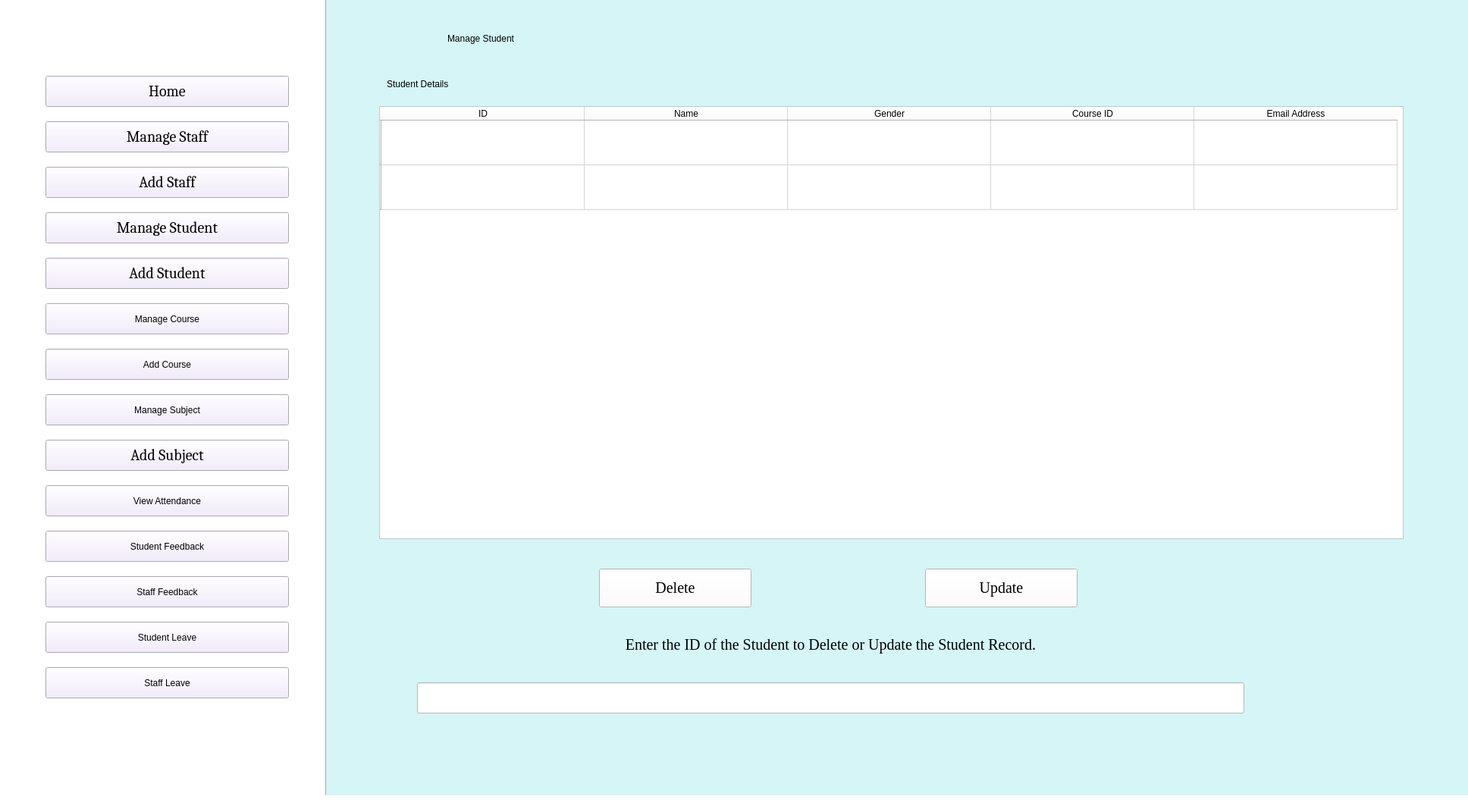
<?xml version="1.0" encoding="UTF-8"?>
<ui version="4.0">
 <class>AdminHomePage</class>
 <widget class="QMainWindow" name="AdminHomePage">
  <property name="enabled">
   <bool>true</bool>
  </property>
  <property name="geometry">
   <rect>
    <x>0</x>
    <y>0</y>
    <width>1936</width>
    <height>1071</height>
   </rect>
  </property>
  <property name="windowTitle">
   <string>Admin Home Page</string>
  </property>
  <property name="styleSheet">
   <string notr="true">background-color: rgb(255, 225, 198);
background-color: rgb(255, 255, 255);
</string>
  </property>
  <widget class="QWidget" name="centralwidget">
   <widget class="QPushButton" name="Home_b">
    <property name="geometry">
     <rect>
      <x>60</x>
      <y>100</y>
      <width>321</width>
      <height>41</height>
     </rect>
    </property>
    <property name="font">
     <font>
      <family>Cambria</family>
      <pointsize>15</pointsize>
      <weight>50</weight>
      <italic>false</italic>
      <bold>false</bold>
     </font>
    </property>
    <property name="styleSheet">
     <string notr="true">font: 15pt &quot;Cambria&quot;;
background-color: rgb(241, 231, 254);</string>
    </property>
    <property name="text">
     <string>Home</string>
    </property>
   </widget>
   <widget class="QPushButton" name="ManageStaff_b">
    <property name="geometry">
     <rect>
      <x>60</x>
      <y>160</y>
      <width>321</width>
      <height>41</height>
     </rect>
    </property>
    <property name="font">
     <font>
      <family>Cambria</family>
      <pointsize>15</pointsize>
      <weight>50</weight>
      <italic>false</italic>
      <bold>false</bold>
     </font>
    </property>
    <property name="styleSheet">
     <string notr="true">font: 15pt &quot;Cambria&quot;;
background-color: rgb(241, 231, 254);</string>
    </property>
    <property name="text">
     <string>Manage Staff</string>
    </property>
   </widget>
   <widget class="QPushButton" name="AddStaff_b">
    <property name="geometry">
     <rect>
      <x>60</x>
      <y>220</y>
      <width>321</width>
      <height>41</height>
     </rect>
    </property>
    <property name="font">
     <font>
      <family>Cambria</family>
      <pointsize>15</pointsize>
      <weight>50</weight>
      <italic>false</italic>
      <bold>false</bold>
     </font>
    </property>
    <property name="styleSheet">
     <string notr="true">font: 15pt &quot;Cambria&quot;;
background-color: rgb(241, 231, 254);</string>
    </property>
    <property name="text">
     <string>Add Staff</string>
    </property>
   </widget>
   <widget class="QPushButton" name="AddStudent_b">
    <property name="geometry">
     <rect>
      <x>60</x>
      <y>340</y>
      <width>321</width>
      <height>41</height>
     </rect>
    </property>
    <property name="font">
     <font>
      <family>Cambria</family>
      <pointsize>15</pointsize>
      <weight>50</weight>
      <italic>false</italic>
      <bold>false</bold>
     </font>
    </property>
    <property name="styleSheet">
     <string notr="true">font: 15pt &quot;Cambria&quot;;
background-color: rgb(241, 231, 254);</string>
    </property>
    <property name="text">
     <string>Add Student</string>
    </property>
   </widget>
   <widget class="QPushButton" name="ManageCourse_b">
    <property name="geometry">
     <rect>
      <x>60</x>
      <y>400</y>
      <width>321</width>
      <height>41</height>
     </rect>
    </property>
    <property name="styleSheet">
     <string notr="true">font: 15pt &quot;Cambria&quot;;
background-color: rgb(241, 231, 254);</string>
    </property>
    <property name="text">
     <string>Manage Course</string>
    </property>
   </widget>
   <widget class="QPushButton" name="AddCourse_b">
    <property name="geometry">
     <rect>
      <x>60</x>
      <y>460</y>
      <width>321</width>
      <height>41</height>
     </rect>
    </property>
    <property name="styleSheet">
     <string notr="true">font: 15pt &quot;Cambria&quot;;
background-color: rgb(241, 231, 254);</string>
    </property>
    <property name="text">
     <string>Add Course</string>
    </property>
   </widget>
   <widget class="QPushButton" name="ManageSubject_b">
    <property name="geometry">
     <rect>
      <x>60</x>
      <y>520</y>
      <width>321</width>
      <height>41</height>
     </rect>
    </property>
    <property name="styleSheet">
     <string notr="true">font: 15pt &quot;Cambria&quot;;
background-color: rgb(241, 231, 254);</string>
    </property>
    <property name="text">
     <string>Manage Subject</string>
    </property>
   </widget>
   <widget class="QPushButton" name="AddSubject_b">
    <property name="geometry">
     <rect>
      <x>60</x>
      <y>580</y>
      <width>321</width>
      <height>41</height>
     </rect>
    </property>
    <property name="font">
     <font>
      <family>Cambria</family>
      <pointsize>15</pointsize>
      <weight>50</weight>
      <italic>false</italic>
      <bold>false</bold>
     </font>
    </property>
    <property name="styleSheet">
     <string notr="true">font: 15pt &quot;Cambria&quot;;
background-color: rgb(241, 231, 254);</string>
    </property>
    <property name="text">
     <string>Add Subject</string>
    </property>
   </widget>
   <widget class="QPushButton" name="ViewAttendance_b">
    <property name="geometry">
     <rect>
      <x>60</x>
      <y>640</y>
      <width>321</width>
      <height>41</height>
     </rect>
    </property>
    <property name="styleSheet">
     <string notr="true">font: 15pt &quot;Cambria&quot;;
background-color: rgb(241, 231, 254);</string>
    </property>
    <property name="text">
     <string>View Attendance</string>
    </property>
   </widget>
   <widget class="QPushButton" name="StudentFeedback_b">
    <property name="geometry">
     <rect>
      <x>60</x>
      <y>700</y>
      <width>321</width>
      <height>41</height>
     </rect>
    </property>
    <property name="styleSheet">
     <string notr="true">font: 15pt &quot;Cambria&quot;;
background-color: rgb(241, 231, 254);</string>
    </property>
    <property name="text">
     <string>Student Feedback</string>
    </property>
   </widget>
   <widget class="QPushButton" name="StaffFeedback_b">
    <property name="geometry">
     <rect>
      <x>60</x>
      <y>760</y>
      <width>321</width>
      <height>41</height>
     </rect>
    </property>
    <property name="styleSheet">
     <string notr="true">font: 15pt &quot;Cambria&quot;;
background-color: rgb(241, 231, 254);</string>
    </property>
    <property name="text">
     <string>Staff Feedback</string>
    </property>
   </widget>
   <widget class="QPushButton" name="StudentLeave_b">
    <property name="geometry">
     <rect>
      <x>60</x>
      <y>820</y>
      <width>321</width>
      <height>41</height>
     </rect>
    </property>
    <property name="styleSheet">
     <string notr="true">font: 15pt &quot;Cambria&quot;;
background-color: rgb(241, 231, 254);</string>
    </property>
    <property name="text">
     <string>Student Leave</string>
    </property>
   </widget>
   <widget class="QPushButton" name="ManageStudent_b">
    <property name="geometry">
     <rect>
      <x>60</x>
      <y>280</y>
      <width>321</width>
      <height>41</height>
     </rect>
    </property>
    <property name="font">
     <font>
      <family>Cambria</family>
      <pointsize>15</pointsize>
      <weight>50</weight>
      <italic>false</italic>
      <bold>false</bold>
     </font>
    </property>
    <property name="styleSheet">
     <string notr="true">font: 15pt &quot;Cambria&quot;;
background-color: rgb(241, 231, 254);</string>
    </property>
    <property name="text">
     <string>Manage Student</string>
    </property>
   </widget>
   <widget class="QPushButton" name="StaffLeave_b">
    <property name="geometry">
     <rect>
      <x>60</x>
      <y>880</y>
      <width>321</width>
      <height>41</height>
     </rect>
    </property>
    <property name="styleSheet">
     <string notr="true">font: 15pt &quot;Cambria&quot;;
background-color: rgb(241, 231, 254);</string>
    </property>
    <property name="text">
     <string>Staff Leave</string>
    </property>
   </widget>
   <widget class="Line" name="line">
    <property name="geometry">
     <rect>
      <x>420</x>
      <y>-50</y>
      <width>20</width>
      <height>1121</height>
     </rect>
    </property>
    <property name="orientation">
     <enum>Qt::Vertical</enum>
    </property>
   </widget>
   <widget class="QLabel" name="AdminManageStaff_l">
    <property name="geometry">
     <rect>
      <x>430</x>
      <y>-80</y>
      <width>1521</width>
      <height>1151</height>
     </rect>
    </property>
    <property name="styleSheet">
     <string notr="true">background-color: rgb(213, 245, 247);</string>
    </property>
    <property name="text">
     <string/>
    </property>
   </widget>
   <widget class="QLabel" name="ManageStudent_l">
    <property name="geometry">
     <rect>
      <x>590</x>
      <y>30</y>
      <width>1351</width>
      <height>41</height>
     </rect>
    </property>
    <property name="styleSheet">
     <string notr="true">font: 75 17pt &quot;Times New Roman&quot;;
background-color: rgb(213, 245, 247);</string>
    </property>
    <property name="text">
     <string>Manage Student</string>
    </property>
   </widget>
   <widget class="QLabel" name="StudentDetails_l">
    <property name="geometry">
     <rect>
      <x>510</x>
      <y>90</y>
      <width>1351</width>
      <height>41</height>
     </rect>
    </property>
    <property name="styleSheet">
     <string notr="true">font: 15pt &quot;Times New Roman&quot;;
background-color: rgb(213, 245, 247);</string>
    </property>
    <property name="text">
     <string>Student Details</string>
    </property>
   </widget>
   <widget class="QPushButton" name="Delete_b">
    <property name="geometry">
     <rect>
      <x>790</x>
      <y>750</y>
      <width>201</width>
      <height>51</height>
     </rect>
    </property>
    <property name="font">
     <font>
      <family>Times New Roman</family>
      <pointsize>15</pointsize>
     </font>
    </property>
    <property name="text">
     <string>Delete</string>
    </property>
   </widget>
   <widget class="QPushButton" name="Update_b">
    <property name="geometry">
     <rect>
      <x>1220</x>
      <y>750</y>
      <width>201</width>
      <height>51</height>
     </rect>
    </property>
    <property name="font">
     <font>
      <family>Times New Roman</family>
      <pointsize>15</pointsize>
     </font>
    </property>
    <property name="text">
     <string>Update</string>
    </property>
   </widget>
   <widget class="QLabel" name="DelUpd_l">
    <property name="geometry">
     <rect>
      <x>550</x>
      <y>830</y>
      <width>1091</width>
      <height>41</height>
     </rect>
    </property>
    <property name="font">
     <font>
      <family>Times New Roman</family>
      <pointsize>15</pointsize>
      <weight>50</weight>
      <italic>false</italic>
      <bold>false</bold>
     </font>
    </property>
    <property name="styleSheet">
     <string notr="true">font: 15pt &quot;Times New Roman&quot;;
background-color: rgb(213, 245, 247);</string>
    </property>
    <property name="text">
     <string>Enter the ID of the Student to Delete or Update the Student Record.</string>
    </property>
    <property name="alignment">
     <set>Qt::AlignCenter</set>
    </property>
   </widget>
   <widget class="QLineEdit" name="DelUpd_tb">
    <property name="geometry">
     <rect>
      <x>550</x>
      <y>900</y>
      <width>1091</width>
      <height>41</height>
     </rect>
    </property>
    <property name="font">
     <font>
      <family>Times New Roman</family>
      <pointsize>15</pointsize>
     </font>
    </property>
   </widget>
   <widget class="QTableWidget" name="ManageStudent_t">
    <property name="geometry">
     <rect>
      <x>500</x>
      <y>140</y>
      <width>1351</width>
      <height>571</height>
     </rect>
    </property>
    <property name="styleSheet">
     <string notr="true">font: 13pt &quot;Times New Roman&quot;;</string>
    </property>
    <property name="rowCount">
     <number>2</number>
    </property>
    <property name="columnCount">
     <number>5</number>
    </property>
    <attribute name="horizontalHeaderDefaultSectionSize">
     <number>268</number>
    </attribute>
    <attribute name="verticalHeaderDefaultSectionSize">
     <number>59</number>
    </attribute>
    <row>
     <property name="text">
      <string/>
     </property>
    </row>
    <row>
     <property name="text">
      <string/>
     </property>
    </row>
    <column>
     <property name="text">
      <string>ID</string>
     </property>
    </column>
    <column>
     <property name="text">
      <string>Name</string>
     </property>
    </column>
    <column>
     <property name="text">
      <string>Gender</string>
     </property>
    </column>
    <column>
     <property name="text">
      <string>Course ID</string>
     </property>
    </column>
    <column>
     <property name="text">
      <string>Email Address</string>
     </property>
    </column>
   </widget>
  </widget>
  <widget class="QStatusBar" name="statusbar"/>
 </widget>
 <resources/>
 <connections/>
</ui>
